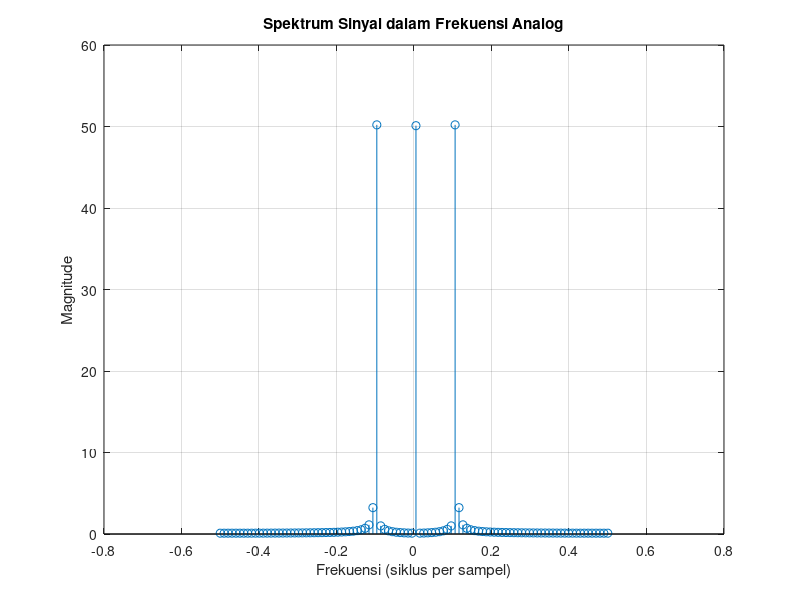

MATLAB code for this plot:
close all;clc;
L = 100; % Panjang sinyal
n = 0:(L-1); % Vektor waktu/sampel

% Komponen sinyal
x1 = cos(2 * pi * (0.100) * n); % x1(n)
x2 = 0.1 * cos(2 * pi * (0.105) * n); % x2(n)
x3 = 0.001 * cos(2 * pi * (0.111) * n); % x3(n)

% Sinyal total
x = 0.5 + x1 + x2 + x3;

% Window rektangular
rect_window = ones(1, L);

% Terapkan window ke sinyal
x_windowed = x .* rect_window;

% N-DFT
X = fft(x_windowed);

% Menggeser spektrum
X_shifted = fftshift(X);

% Frekuensi sampling
Fs = 1; % Frekuensi sampling adalah 1 sampel per detik

% Hitung vektor frekuensi analog
f_analog = linspace(-Fs / 2, Fs / 2, L);

% Plot spektrum dengan frekuensi analog
figure;
% Bagi hasil fft dengan panjang sinyal
X_magnitude = abs(X_shifted) ;
% Kalikan dengan 2 untuk satu sisi spektrum
stem(f_analog, X_magnitude);
xlabel('Frekuensi (siklus per sampel)');
ylabel('Magnitude');
title('Spektrum Sinyal dalam Frekuensi Analog');
grid on;
